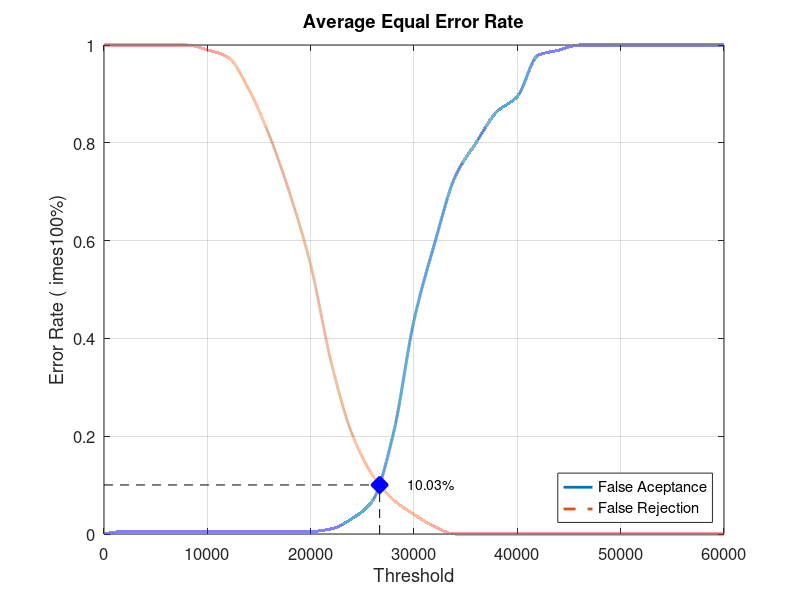
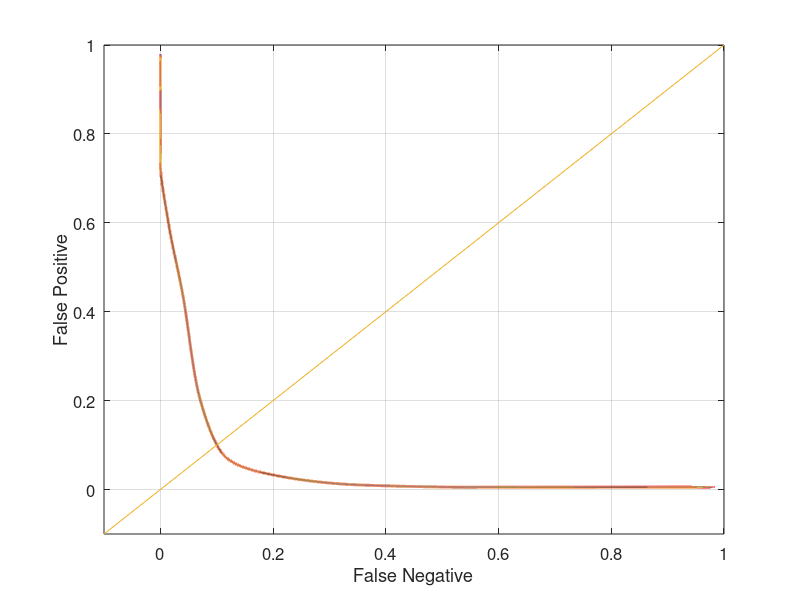

MATLAB code to generate these figures, in order:
close all;
clear;
clc;
x = 0:2000:60000;
xq = 0:0.5:60000;

y0 = [0 0.00526316 0.00526316 0.00526316 0.00526316 0.00526316 0.00526316 0.00526316 0.00526316 0.00526316 0.00526316 0.0105263 0.0315789 0.0684211 0.205263 0.436842 0.594737 0.731579 0.8 0.863158 0.894737 0.978947 0.989474 1 1 1 1 1 1 1 1]
yy0 = interp1(x, y0, xq, 'pchip');
y1 = [1 1 1 1 1 0.99 0.975 0.91 0.815 0.695 0.55 0.35 0.205 0.12 0.07 0.04 0.015 0 0 0 0 0 0 0 0 0 0 0 0 0 0]
yy1 = interp1(x, y1, xq, 'pchip');

% Calculating EER: 
y2 = abs(y0 - y1);
find(y2 == min(y2))
yy2 = abs(yy0 - yy1);
xEER = find(yy2 == min(yy2));
xEERIndex = xq(xEER) % X-axis EER
yEER = yy0(xEER) % Y-axis EER

main = figure
plot(xq, yy0,'-','LineWidth', 2);	hold on
plot(xq, yy1,'--','LineWidth', 2);	hold on
plot([xEERIndex xEERIndex], [0 yEER], 'k--');	hold on
plot([0 xEERIndex], [yEER yEER], 'k--');	hold on
plot(xEERIndex, yEER, 'bx', 'LineWidth', 10);	hold on
text(xEERIndex + 10 * xEERIndex / 100, yEER, [num2str(round((10000 * yEER)) / 100) '%'])
legend('False Aceptance', 'False Rejection', 'Location', 'SouthEast')
xlabel('Threshold')
ylabel('Error Rate (	imes100%)')
title('Average Equal Error Rate')
set(gca, 'FontSize', 12)
axis([0 60000 0 1])
grid on

print(main, 'Database3_4Main', '-dpng');
FNRxFPR = figure('Color', [1 1 1]);
plot(yy1, yy0, '-', yy1, yy0, 'LineWidth', 2);
hold on
y = -0.1:0.1:1
plot(y, y); 
set(gca, 'FontSize', 12)
xlabel('False Negative')
ylabel('False Positive')
axis([-0.1 1 -0.1 1])
set(gca, 'FontSize', 12)
grid on

print(FNRxFPR, 'Database3_4FNRxFPR','-dpng');
